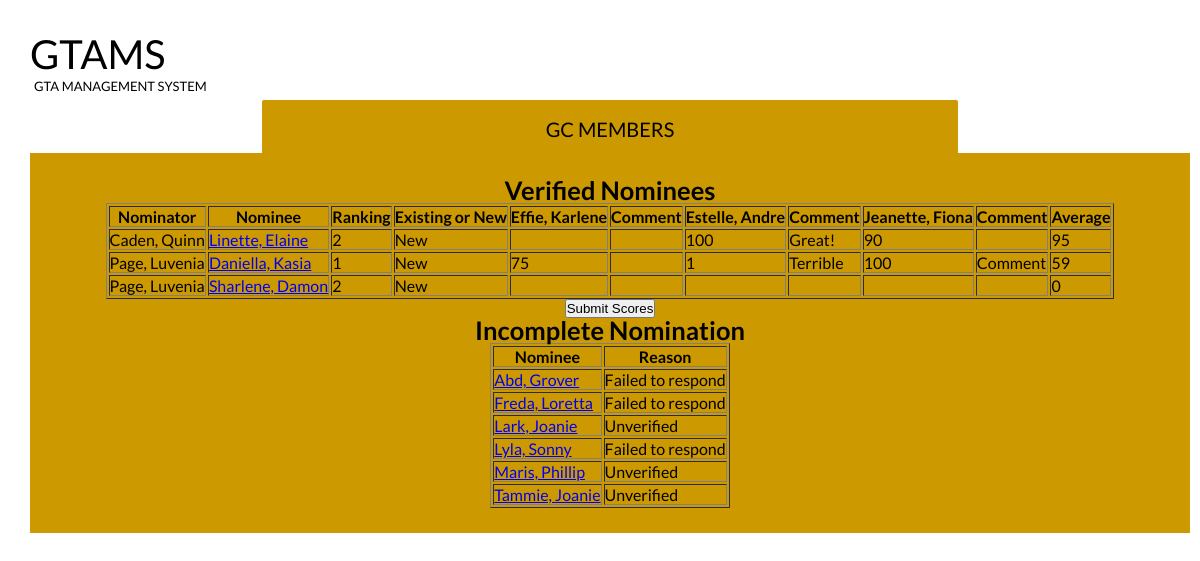
The page /GCMember.php (signed in) on the database its author committed.
### tables this page shows
CREATE TABLE `gcmember` (
  `gcName` varchar(70) NOT NULL,
  `gcEmail` varchar(255) NOT NULL,
  `gcLogin` varchar(50) NOT NULL,
  `gcPass` varchar(50) NOT NULL
);

CREATE TABLE `nomination` (
  `nominatorLogin` varchar(50) NOT NULL,
  `pid` varchar(20) NOT NULL,
  `ranking` int(11) NOT NULL,
  `timestamp` datetime NOT NULL,
  `sessionid` varchar(20) NOT NULL,
  `verified` tinyint(4) NOT NULL DEFAULT '0',
  `responded` tinyint(4) NOT NULL DEFAULT '0',
  `averageScore` int(11) NOT NULL DEFAULT '0'
);

CREATE TABLE `gtanominator` (
  `nominatorName` varchar(70) NOT NULL,
  `nominatorEmail` varchar(255) NOT NULL,
  `nominatorLogin` varchar(50) NOT NULL,
  `nominatorPass` varchar(50) NOT NULL
);

CREATE TABLE `gtanominee` (
  `advisor` varchar(70) DEFAULT NULL,
  `nomineeName` varchar(70) DEFAULT NULL,
  `pid` varchar(20) NOT NULL,
  `nomineeEmail` varchar(255) DEFAULT NULL,
  `nomineePhone` varchar(10) DEFAULT NULL,
  `isPHDStudent` int(11) DEFAULT NULL,
  `semestersAsGrad` int(11) DEFAULT NULL,
  `passedSpeak` int(11) DEFAULT NULL,
  `semestersAsGTA` int(11) DEFAULT NULL,
  `gradCourses` varchar(255) DEFAULT NULL,
  `gpa` float DEFAULT NULL,
  `publications` varchar(255) DEFAULT NULL,
  `newlyAdmitted` tinyint(1) DEFAULT NULL
);

CREATE TABLE `gcscoring` (
  `gcLogin` varchar(50) NOT NULL,
  `pid` varchar(20) NOT NULL,
  `score` int(11) NOT NULL,
  `sessionid` varchar(20) NOT NULL,
  `comment` varchar(255) DEFAULT NULL
);

### GCMember.php (the view, shortened to what this page needs)
<link rel="stylesheet" type="text/css" href="DBHomeStyle.css">
<h1>GTAMS <span>GTA Management System</span></h1>
<ul class="tabs">
    <li>
        <label for="tab3">GC Members</label>
        <div id="tab-content3" class="tab-content" align="center">
            <?php
            include 'connect.php';
			$verifiedNomineesQuery = mysqli_query($con, "SELECT pid FROM nomination WHERE verified=1");
			while($row4 = mysqli_fetch_array($verifiedNomineesQuery)){
				$nomineeScoresQuery = mysqli_query($con, "SELECT score FROM gcscoring WHERE pid='{$row4['pid']}' AND sessionid='{$_SESSION['sessionid']}'");
				$sum = 0;
				$ct = 0;
				if(mysqli_num_rows($nomineeScoresQuery) == 0)
				{
					mysqli_query($con, "UPDATE nomination SET averageScore='0' WHERE pid='{$row4['pid']}' AND sessionid='{$_SESSION['sessionid']}'");
				}
				else{
					while($row5 = mysqli_fetch_array($nomineeScoresQuery)){
						$ct++;
						$sum = $sum + $row5['score'];
					}
					$average = $sum/$ct;
					mysqli_query($con, "UPDATE nomination SET averageScore='{$average}' WHERE pid='{$row4['pid']}' AND sessionid='{$_SESSION['sessionid']}'");
				}
			}
            $table_data = mysqli_query($con, "SELECT nominatorName, nomineeName, ranking, newlyAdmitted, gtanominee.pid, averageScore FROM gtanominee INNER JOIN nomination ON gtanominee.pid=nomination.pid INNER JOIN gtanominator ON gtanominator.nominatorLogin=nomination.nominatorLogin WHERE sessionid=\"{$_SESSION['sessionid']}\" AND verified=1 ORDER BY nominatorName ASC, ranking ASC");
			$gc_members = mysqli_query($con, "SELECT gcName, gcmember.gcLogin FROM gcmember INNER JOIN sessiongc ON gcmember.gcLogin=sessiongc.gcLogin WHERE sessionid=\"{$_SESSION['sessionid']}\" ORDER BY gcName ASC");
			echo '<h2>Verified Nominees</h2>';
			echo '<form action="" method="POST">';
            echo "<table border='1'>
                    <tr>
                    <th>Nominator</th>
                    <th>Nominee</th>
					<th>Ranking</th>
					<th>Existing or New</th>";
			while($row = mysqli_fetch_array($gc_members)){
				echo "<th>" . $row['gcName'] . "</th>";
				echo "<th>Comment</th>";
			}
			echo "<th>Average</th>";
			echo "</tr>";
            while ($row1 = mysqli_fetch_array($table_data)) {
                echo "<tr>";
                echo "<td>" . $row1['nominatorName'] . "</td>";
				$nomineeURL = "nomineeInfo.php?pid=" . $row1['pid'];
				echo "<td>" . "<a href=\"{$nomineeURL}\" target=\"_blank\">" . $row1['nomineeName'] . "</a>" . "</td>";
				echo "<td>" . $row1['ranking'] . "</td>";
				if($row1['newlyAdmitted'] == 1){
					echo "<td>New</td>";
				}
				else{
					echo "<td>Existing</td>";
				}
				mysqli_data_seek($gc_members, 0);
				while($row2 = mysqli_fetch_array($gc_members))
				{
					$score = mysqli_query($con, "SELECT score, comment FROM gcscoring WHERE gcLogin='{$row2['gcLogin']}' AND pid='{$row1['pid']}'");
					if(mysqli_num_rows($score) == 1){
						$row3 = mysqli_fetch_array($score);
						echo "<td>" . $row3['score'] . "</td>";
						echo "<td>" . $row3['comment'] . "</td>";
					}
					else if($_SESSION["user"] == $row2['gcLogin'])
					{
						echo'<td><input type="text" name="s' . $row1['pid'] . '" placeholder="Score"></td><td><input type="text" name="c' . $row1['pid'] . '" placeholder="Comment"></td>';
					}
					else{
						echo "<td></td><td></td>";
					}
				}
				echo "<td>" . round($row1['averageScore'], 2) . "</td>";
                echo "</tr>";
            }
            echo "</table>";
			echo '<input type="submit" name="button" value="Submit Scores">';
			echo "</form>";
			$incompleteQuery = mysqli_query($con, "SELECT nomineeName, responded, verified, gtanominee.pid FROM gtanominee INNER JOIN nomination ON gtanominee.pid=nomination.pid WHERE sessionid='{$_SESSION['sessionid']}' AND (responded=0 OR verified=0) ORDER BY nomineeName ASC");
			echo '<h2>Incomplete Nomination</h2>
				<table border="1">
					<th>Nominee</th>
					<th>Reason</th>
					</tr>';
			while($incomplete = mysqli_fetch_array($incompleteQuery)){
				$reason = "Failed to respond";
				if($incomplete['responded']){
					$reason = "Unverified";
				}
				$nomineeURL = "nomineeInfo.php?pid=" . $incomplete['pid'];
				echo "<td>" . "<a href=\"{$nomineeURL}\" target=\"_blank\">" . $incomplete['nomineeName'] . "</a>" . "</td>";
				echo '<td>' . $reason . '</td></tr>';
			}
            ?>
            </table>
        </div>
    </li>
</ul>

### DBHomeStyle.css (style rules this page uses)
* { margin: 0; padding: 0; -moz-box-sizing: border-box; -webkit-box-sizing: border-box; box-sizing: border-box; }
h1 { font-weight: normal; font-size: 40px; font-weight: normal; text-transform: uppercase; float: left; margin: 10px 0 100px 10px; }
h1 span { font-size: 13px; display: block; padding-left: 4px; }
.tabs { width: 100%; float: none; list-style: none; position: relative; margin: 80px 0 0 10px; text-align: left; }
.tabs li { margin-left:20%; }
.tabs label { display: block; padding: 14px 21px; border-radius: 2px 2px 0 0; font-size: 20px; font-weight: normal; text-transform: uppercase; background: #ffc904; cursor: pointer; position: absolute; top: 4px; -moz-transition: all 0.2s ease-in-out; -o-transition: all 0.2s ease-in-out; -webkit-transition: all 0.2s ease-in-out; transition: all 0.2s ease-in-out; }
.tabs .tab-content { z-index: 2; display: none; overflow: hidden; width: 100%; font-size: 17px; line-height: 25px; padding: 25px; position: absolute; top: 53px; left: 0; background: #CC9900; }
.tabs [id^="tab"]:checked + label { top: 0; padding-top: 17px; background: #CC9900; width:60%; text-align:center; }
.tabs [id^="tab"]:checked ~ [id^="tab-content"] { display: block; }

### rows shown on the page
gcmember: gcName "Effie, Karlene", gcscoring.score "75"
gcmember: gcName "Estelle, Andre", gcscoring.score "100", gcscoring.comment "Great!", gcscoring.score "1", gcscoring.comment "Terrible"
gcmember: gcName "Jeanette, Fiona", gcscoring.score "90", gcscoring.score "100", gcscoring.comment "Comment"
nomination: nominatorLogin.nominatorName "Caden, Quinn", pid.nomineeName "Linette, Elaine", ranking "2", averageScore "95"
nomination: nominatorLogin.nominatorName "Page, Luvenia", pid.nomineeName "Daniella, Kasia", ranking "1", averageScore "59"
nomination: nominatorLogin.nominatorName "Page, Luvenia", pid.nomineeName "Sharlene, Damon", ranking "2", averageScore "0"
nomination: pid.nomineeName "Abd, Grover", reason "Failed to respond"
nomination: pid.nomineeName "Freda, Loretta", reason "Failed to respond"
nomination: pid.nomineeName "Lark, Joanie", responded "Unverified"
nomination: pid.nomineeName "Lyla, Sonny", reason "Failed to respond"
nomination: pid.nomineeName "Maris, Phillip", responded "Unverified"
nomination: pid.nomineeName "Tammie, Joanie", responded "Unverified"
